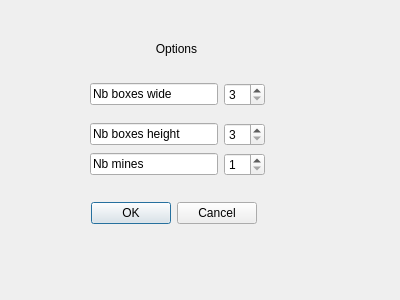
<?xml version="1.0" encoding="UTF-8"?>
<ui version="4.0">
 <class>OptionDialog</class>
 <widget class="QDialog" name="OptionDialog">
  <property name="geometry">
   <rect>
    <x>0</x>
    <y>0</y>
    <width>400</width>
    <height>300</height>
   </rect>
  </property>
  <property name="windowTitle">
   <string>Dialog</string>
  </property>
  <widget class="QLabel" name="label">
   <property name="geometry">
    <rect>
     <x>90</x>
     <y>40</y>
     <width>173</width>
     <height>18</height>
    </rect>
   </property>
   <property name="text">
    <string>Options</string>
   </property>
   <property name="alignment">
    <set>Qt::AlignCenter</set>
   </property>
  </widget>
  <widget class="QDialogButtonBox" name="buttonBox">
   <property name="geometry">
    <rect>
     <x>80</x>
     <y>200</y>
     <width>177</width>
     <height>26</height>
    </rect>
   </property>
   <property name="orientation">
    <enum>Qt::Horizontal</enum>
   </property>
   <property name="standardButtons">
    <set>QDialogButtonBox::Cancel|QDialogButtonBox::Ok</set>
   </property>
  </widget>
  <widget class="QWidget" name="">
   <property name="geometry">
    <rect>
     <x>90</x>
     <y>80</y>
     <width>175</width>
     <height>29</height>
    </rect>
   </property>
   <layout class="QHBoxLayout" name="horizontalLayout">
    <item>
     <widget class="QLineEdit" name="lineEditWide">
      <property name="text">
       <string>Nb boxes wide</string>
      </property>
     </widget>
    </item>
    <item>
     <widget class="QSpinBox" name="spinBoxWide">
      <property name="minimum">
       <number>3</number>
      </property>
     </widget>
    </item>
   </layout>
  </widget>
  <widget class="QWidget" name="">
   <property name="geometry">
    <rect>
     <x>90</x>
     <y>120</y>
     <width>175</width>
     <height>29</height>
    </rect>
   </property>
   <layout class="QHBoxLayout" name="horizontalLayout_2">
    <item>
     <widget class="QLineEdit" name="lineEditHeight">
      <property name="text">
       <string>Nb boxes height</string>
      </property>
     </widget>
    </item>
    <item>
     <widget class="QSpinBox" name="spinBoxHeight">
      <property name="minimum">
       <number>3</number>
      </property>
     </widget>
    </item>
   </layout>
  </widget>
  <widget class="QWidget" name="">
   <property name="geometry">
    <rect>
     <x>90</x>
     <y>150</y>
     <width>175</width>
     <height>29</height>
    </rect>
   </property>
   <layout class="QHBoxLayout" name="horizontalLayout_3">
    <item>
     <widget class="QLineEdit" name="lineEditNbMines">
      <property name="text">
       <string>Nb mines</string>
      </property>
     </widget>
    </item>
    <item>
     <widget class="QSpinBox" name="spinBoxNbMines">
      <property name="minimum">
       <number>1</number>
      </property>
     </widget>
    </item>
   </layout>
  </widget>
 </widget>
 <resources/>
 <connections>
  <connection>
   <sender>buttonBox</sender>
   <signal>accepted()</signal>
   <receiver>OptionDialog</receiver>
   <slot>accept()</slot>
   <hints>
    <hint type="sourcelabel">
     <x>248</x>
     <y>254</y>
    </hint>
    <hint type="destinationlabel">
     <x>157</x>
     <y>274</y>
    </hint>
   </hints>
  </connection>
  <connection>
   <sender>buttonBox</sender>
   <signal>rejected()</signal>
   <receiver>OptionDialog</receiver>
   <slot>reject()</slot>
   <hints>
    <hint type="sourcelabel">
     <x>316</x>
     <y>260</y>
    </hint>
    <hint type="destinationlabel">
     <x>286</x>
     <y>274</y>
    </hint>
   </hints>
  </connection>
 </connections>
</ui>
